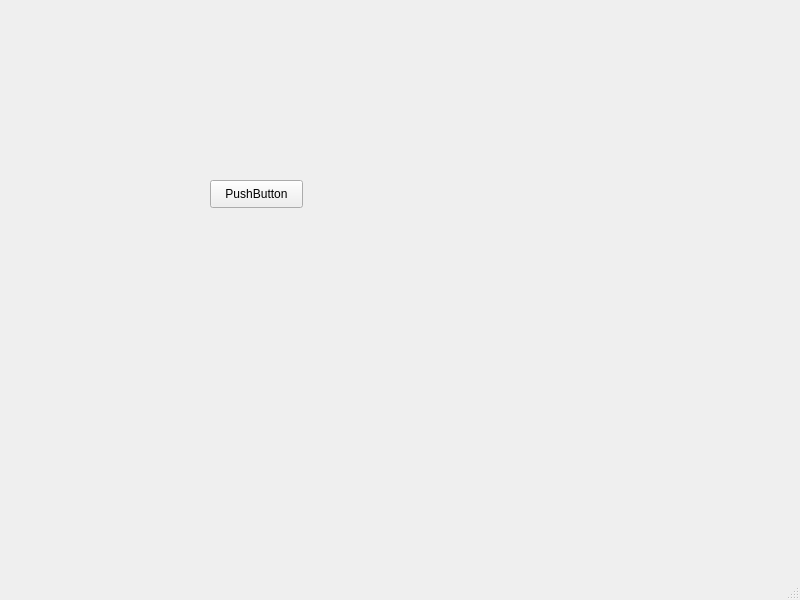
<?xml version="1.0" encoding="UTF-8"?>
<ui version="4.0">
 <class>MainWindow</class>
 <widget class="QMainWindow" name="MainWindow">
  <property name="geometry">
   <rect>
    <x>0</x>
    <y>0</y>
    <width>800</width>
    <height>600</height>
   </rect>
  </property>
  <property name="windowTitle">
   <string>MainWindow</string>
  </property>
  <widget class="QWidget" name="centralwidget">
   <widget class="QPushButton" name="pushButton">
    <property name="geometry">
     <rect>
      <x>210</x>
      <y>180</y>
      <width>93</width>
      <height>28</height>
     </rect>
    </property>
    <property name="text">
     <string>PushButton</string>
    </property>
   </widget>
  </widget>
  <widget class="QMenuBar" name="menubar">
   <property name="geometry">
    <rect>
     <x>0</x>
     <y>0</y>
     <width>800</width>
     <height>26</height>
    </rect>
   </property>
  </widget>
  <widget class="QStatusBar" name="statusbar"/>
 </widget>
 <resources/>
 <connections/>
</ui>
